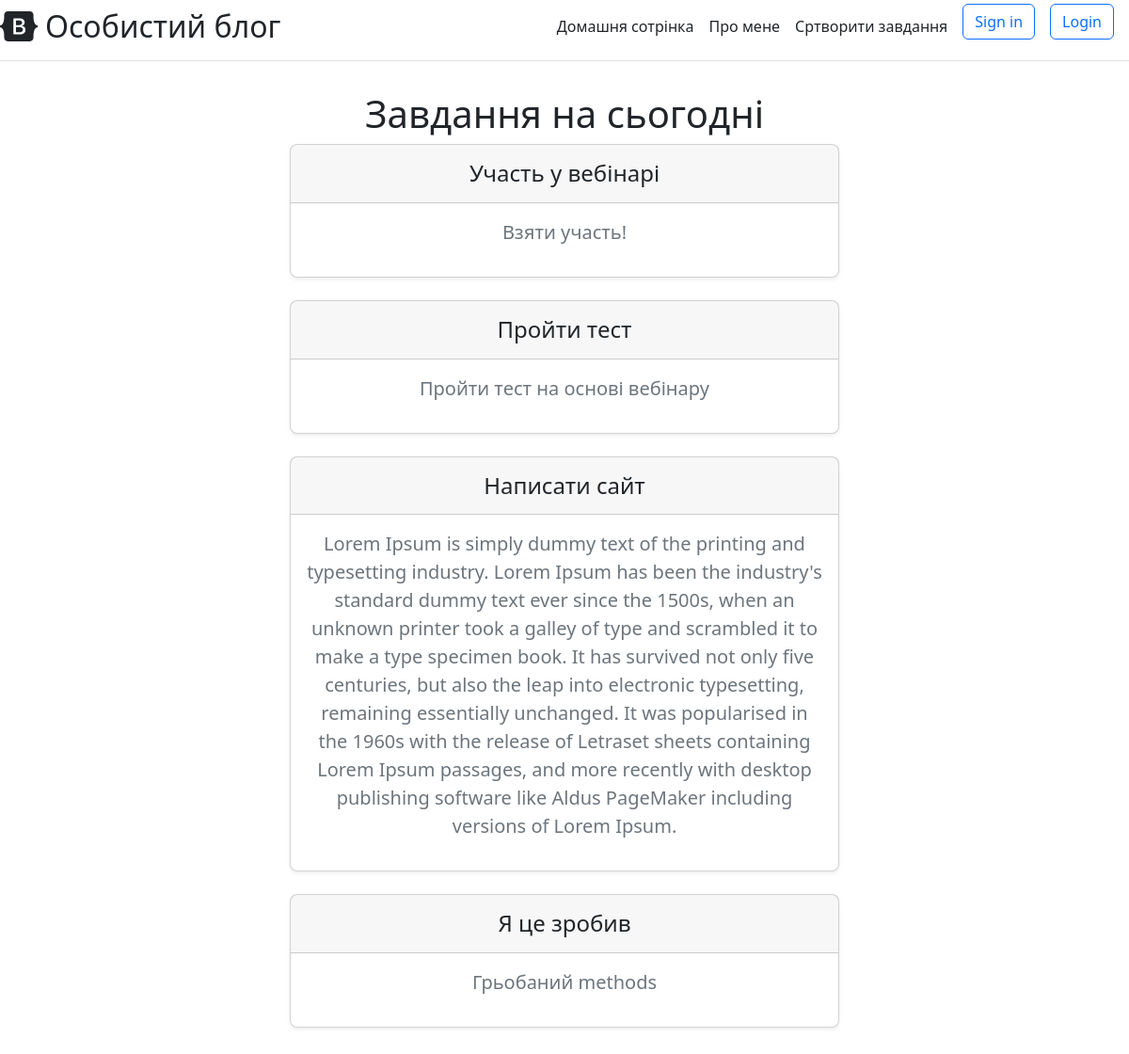
The page / on the database its author committed.
### main/models.py (models this page shows, shortened)
class Task(models.Model):
    title = models.CharField('Назава', max_length=50)
    text = models.TextField('Опис')
    class Meta:
        verbose_name = 'Завдання'
        verbose_name_plural = 'Всі завдання'

### main/views.py (the view)
# urls.py: path('', views.index, name="home"),
def index(request):
    tasks = Task.objects.order_by('id')
    return render(request, 'main/index.html', {'title': 'Домашня сторінка', 'tasks': tasks})

### main/templates/main/index.html (shortened to what this page needs)
{% extends 'main/base.html' %}
{% block title_content %}
    <h1>Завдання на сьогодні</h1>
{% endblock %}
{% block content %}
    {% if tasks %}
        {%  for el in tasks %}
            <div class="col" style="margin: 0 auto; width: 50%;">
                <div class="card mb-4 rounded-3 shadow-sm">
                    <div class="card-header py-3">
                        <h4 class="my-0 fw-normal">{{ el.title }}</h4>
                    </div>
                    <div class="card-body">
                        <p class="fs-5 text-muted">{{ el.text }}</p>
                    </div>
                </div>
            </div>
        {% endfor %}
    {% else %}
        <p>Завдання відсутні!</p>
    {% endif %}
{% endblock %}

### main/templates/main/base.html (shortened to what this page needs)
<!DOCTYPE html>
<html lang="en">
<head>
    <link rel="stylesheet" href="	https://cdn.jsdelivr.net/npm/bootstrap@5.2.0-beta1/dist/css/bootstrap.min.css">
</head>
<body>
    <div class="d-flex flex-column flex-md-row align-items-center pb-2 mb-2 border-bottom">
        <a href="/" class="d-flex align-items-center text-dark text-decoration-none">
            <span class="fs-2">Особистий блог</span>
        </a>
        <nav class="d-inline-flex mt-2 mt-md-0 ms-md-auto">
            <a class="me-3 py-3 text-dark text-decoration-none" href="{% url 'home' %}">Домашня сотрінка</a>
            <a class="me-3 py-3 text-dark text-decoration-none" href="{% url 'about' %}">Про мене</a>
            <a class="me-3 py-3 text-dark text-decoration-none" href="{% url 'create' %}">Сртворити завдання</a>
            <a class="me-3 py-1 text-dark text-decoration-none" href="{% url 'register' %}">
               <button class="w-60 btn btn btn-outline-primary" type="submit">Sign in</button>
            </a>
            <a class="me-3 py-1 text-dark text-decoration-none" href="{% url 'login' %}">
                <button class="w-60 btn btn btn-outline-primary" type="submit">Login</button>
            </a>
        </nav>
    </div>
    <div class="pricing-header p-3 pb-md-4 mx-auto text-center">
        <h1 class="display-4 fw-normal">
            {% block title_content %} {% endblock %}
        </h1>
        {% block content %}{% endblock %}
    </div>
</body>
</html>

### rows shown on the page
Task: title "Участь у вебінарі", text "Взяти участь!"
Task: title "Пройти тест", text "Пройти тест на основі вебінару"
Task: title "Написати сайт", text "Lorem Ipsum is simply dummy text of the printing and typesetting industry. Lorem Ipsum has been the industry's standard dummy text ever since the 1500s, when an unknown printer took a galley of type and scrambled it to make a type specimen book. It has survived not only five centuries, but also the leap into electronic typesetting, remaining essentially unchanged. It was popularised in the 1960s with the release of Letraset sheets containing Lorem Ipsum passages, and more recently with desktop publishing software like Aldus PageMaker including versions of Lorem Ipsum."
Task: title "Я це зробив", text "Грьобаний methods"
